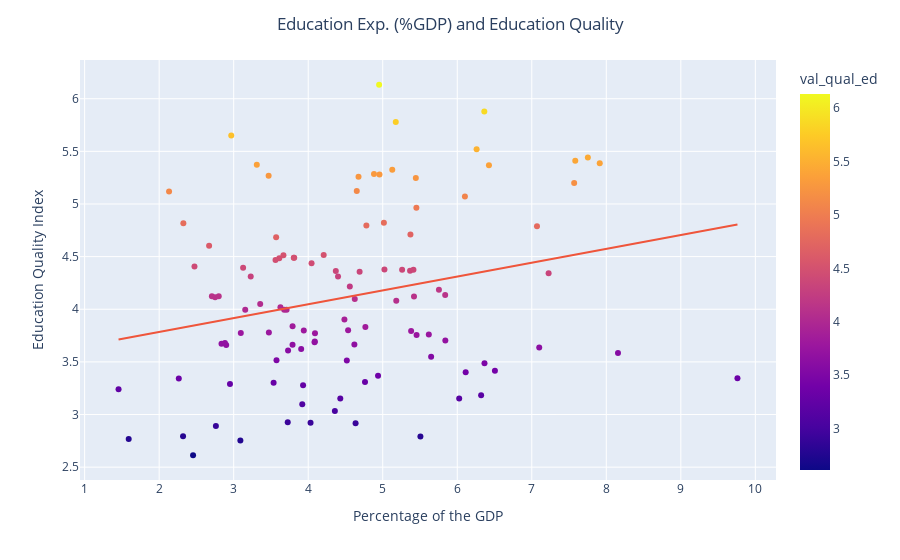

Write notebook code for a chart like this one.
### Code cell
fig = px.scatter(data_frame=df_gdp_qual_2017,x='edu_pcnt_gdp',y='val_qual_ed',hover_name='country_name',color='val_qual_ed', trendline='ols')
fig.update_layout(
    title={
        'text': "Education Exp. (%GDP) and Education Quality",
        'x':0.5,
        'xanchor': 'center'},
    xaxis_title="Percentage of the GDP",
    yaxis_title="Education Quality Index"
)
fig.show()

### Figure 1 — Plotly figure (JSON) as saved in the notebook; plotly's stock layout.template omitted (floating-point values rounded to 4 significant figures)
{"data": [{"hovertemplate": "<b>%{hovertext}</b><br><br>edu_pcnt_gdp=%{x}<br>val_qual_ed=%{marker.color}<extra></extra>", "hovertext": ["Republic of Albania", "Argentine Republic", "Republic of Armenia", "Commonwealth of Australia", "Republic of Austria", "Republic of Azerbaijan", "Republic of Burundi", "Kingdom of Belgium", "Republic of Benin", "Republic of Bulgaria", "Kingdom of Bahrain", "Federative Republic of Brazil", "Kingdom of Bhutan", "Republic of Botswana", "Switzerland", "Republic of Chile", "People's Republic of China", "Republic of Cameroon", "Democratic Republic of the Congo", "Republic of Colombia", "Republic of Cabo Verde", "Republic of Costa Rica", "Republic of Cyprus", "Czech Republic", "Federal Republic of Germany", "Kingdom of Denmark", "Dominican Republic", "People's Democratic Republic of Algeria", "Kingdom of Spain", "Republic of Estonia", "Federal Democratic Republic of Ethiopia", "Republic of Finland", "French Republic", "United Kingdom of Great Britain and Northern Ireland", "Georgia", "Republic of Ghana", "Republic of Guinea", "Hellenic Republic", "Republic of Guatemala", "Hong Kong Special Administrative Region of the People's Republic of China", "Republic of Honduras", "Republic of Croatia", "Republic of Haiti", "Hungary", "Republic of Indonesia", "Ireland", "Islamic Republic of Iran", "Republic of Iceland", "State of Israel", "Italian Republic", "Jamaica", "Hashemite Kingdom of Jordan", "Republic of Kazakhstan", "Republic of Kenya", "Kyrgyz Republic", "State of Kuwait", "Lebanese Republic", "Republic of Liberia", "Democratic Socialist Republic of Sri Lanka", "Kingdom of Lesotho", "Republic of Lithuania", "Grand Duchy of Luxembourg", "Republic of Latvia", "Republic of Moldova", "Republic of Madagascar", "United Mexican States", "Republic of Mali", "Republic of Malta", "Mongolia", "Republic of Mozambique", "Republic of Mauritius", "Republic of Malawi", "Malaysia", "Republic of Namibia", "Republic of Nicaragua", "Kingdom of the Netherlands", "Kingdom of Norway", "Nepal", "New Zealand", "Sultanate of Oman", "Islamic Republic of Pakistan", "Republic of Panama", "Republic of Peru", "Republic of the Philippines", "Republic of Poland", "Portuguese Republic", "Republic of Paraguay", "State of Qatar", "Romania", "Russian Federation", "Republic of Rwanda", "Republic of Senegal", "Republic of Sierra Leone", "Republic of El Salvador", "Republic of Serbia", "Slovak Republic", "Republic of Slovenia", "Kingdom of Sweden", "Republic of Seychelles", "Republic of Chad", "Kingdom of Thailand", "Republic of Tajikistan", "Republic of Trinidad and Tobago", "United Republic of Tanzania", "Republic of Uganda", "Ukraine", "Oriental Republic of Uruguay", "Socialist Republic of Vietnam", "Republic of South Africa", "Republic of Zambia", "Republic of Zimbabwe"], "legendgroup": "", "marker": {"color": [4.486, 3.757, 4.123, 5.325, 4.71, 4.406, 3.31, 5.367, 3.303, 3.773, 4.817, 3.183, 4.341, 3.636, 6.133, 4.122, 4.514, 3.995, 3.241, 3.8, 4.08, 4.788, 4.184, 4.489, 5.284, 5.441, 3.097, 3.417, 4.515, 5.281, 3.549, 5.878, 4.963, 5.246, 3.515, 4.019, 2.795, 3.778, 3.29, 5.372, 3.369, 3.622, 2.768, 3.664, 4.603, 5.269, 3.838, 5.411, 5.072, 4.438, 4.375, 4.312, 4.113, 4.365, 3.152, 3.486, 5.119, 2.892, 4.124, 3.584, 4.489, 4.684, 4.364, 3.76, 3.672, 3.512, 3.664, 5.124, 3.693, 2.79, 4.377, 2.923, 5.258, 3.345, 3.032, 5.779, 5.386, 3.831, 5.519, 3.703, 3.66, 3.68, 3.277, 4.312, 4.217, 4.821, 2.754, 5.651, 3.774, 4.356, 4.394, 4.097, 2.917, 2.928, 3.996, 3.799, 4.796, 5.199, 3.995, 2.613, 4.051, 4.135, 4.469, 3.151, 3.343, 4.374, 3.902, 3.687, 3.402, 3.609, 3.793], "coloraxis": "coloraxis", "symbol": "circle"}, "mode": "markers", "name": "", "orientation": "v", "showlegend": false, "type": "scatter", "x": [3.612, 5.454, 2.708, 5.128, 5.372, 2.474, 4.762, 6.425, 3.536, 4.091, 2.325, 6.32, 7.226, 7.1, 4.952, 5.42, 3.667, 3.155, 1.455, 4.536, 5.182, 7.07, 5.754, 3.806, 4.883, 7.752, 3.92, 6.505, 4.208, 4.956, 5.65, 6.363, 5.452, 5.444, 3.574, 3.627, 2.32, 3.472, 2.95, 3.31, 4.937, 3.906, 1.591, 4.62, 2.67, 3.469, 3.79, 7.584, 6.103, 4.045, 5.26, 3.229, 2.751, 5.367, 6.026, 6.365, 2.133, 2.761, 2.799, 8.157, 3.812, 3.57, 4.37, 5.618, 2.836, 4.518, 3.79, 4.652, 4.089, 5.506, 5.023, 4.031, 4.675, 9.76, 4.358, 5.175, 7.912, 4.767, 6.26, 5.84, 2.9, 2.882, 3.931, 4.4, 4.558, 5.016, 3.09, 2.967, 3.095, 4.69, 3.126, 4.625, 4.636, 3.725, 3.71, 3.941, 4.781, 7.569, 3.677, 2.455, 3.356, 5.838, 3.561, 4.431, 2.263, 5.412, 4.486, 4.086, 6.113, 3.73, 5.381], "xaxis": "x", "y": [4.486, 3.757, 4.123, 5.325, 4.71, 4.406, 3.31, 5.367, 3.303, 3.773, 4.817, 3.183, 4.341, 3.636, 6.133, 4.122, 4.514, 3.995, 3.241, 3.8, 4.08, 4.788, 4.184, 4.489, 5.284, 5.441, 3.097, 3.417, 4.515, 5.281, 3.549, 5.878, 4.963, 5.246, 3.515, 4.019, 2.795, 3.778, 3.29, 5.372, 3.369, 3.622, 2.768, 3.664, 4.603, 5.269, 3.838, 5.411, 5.072, 4.438, 4.375, 4.312, 4.113, 4.365, 3.152, 3.486, 5.119, 2.892, 4.124, 3.584, 4.489, 4.684, 4.364, 3.76, 3.672, 3.512, 3.664, 5.124, 3.693, 2.79, 4.377, 2.923, 5.258, 3.345, 3.032, 5.779, 5.386, 3.831, 5.519, 3.703, 3.66, 3.68, 3.277, 4.312, 4.217, 4.821, 2.754, 5.651, 3.774, 4.356, 4.394, 4.097, 2.917, 2.928, 3.996, 3.799, 4.796, 5.199, 3.995, 2.613, 4.051, 4.135, 4.469, 3.151, 3.343, 4.374, 3.902, 3.687, 3.402, 3.609, 3.793], "yaxis": "y"}, {"hovertemplate": "<b>OLS trendline</b><br>val_qual_ed = 0.13161 * edu_pcnt_gdp + 3.52097<br>R<sup>2</sup>=0.061059<br><br>edu_pcnt_gdp=%{x}<br>val_qual_ed=%{y} <b>(trend)</b><extra></extra>", "legendgroup": "", "marker": {"symbol": "circle"}, "mode": "lines", "name": "", "showlegend": false, "type": "scatter", "x": [1.455, 1.591, 2.133, 2.263, 2.32, 2.325, 2.455, 2.474, 2.67, 2.708, 2.751, 2.761, 2.799, 2.836, 2.882, 2.9, 2.95, 2.967, 3.09, 3.095, 3.126, 3.155, 3.229, 3.31, 3.356, 3.469, 3.472, 3.536, 3.561, 3.57, 3.574, 3.612, 3.627, 3.667, 3.677, 3.71, 3.725, 3.73, 3.79, 3.79, 3.806, 3.812, 3.906, 3.92, 3.931, 3.941, 4.031, 4.045, 4.086, 4.089, 4.091, 4.208, 4.358, 4.37, 4.4, 4.431, 4.486, 4.518, 4.536, 4.558, 4.62, 4.625, 4.636, 4.652, 4.675, 4.69, 4.762, 4.767, 4.781, 4.883, 4.937, 4.952, 4.956, 5.016, 5.023, 5.128, 5.175, 5.182, 5.26, 5.367, 5.372, 5.381, 5.412, 5.42, 5.444, 5.452, 5.454, 5.506, 5.618, 5.65, 5.754, 5.838, 5.84, 6.026, 6.103, 6.113, 6.26, 6.32, 6.363, 6.365, 6.425, 6.505, 7.07, 7.1, 7.226, 7.569, 7.584, 7.752, 7.912, 8.157, 9.76], "xaxis": "x", "y": [3.712, 3.73, 3.802, 3.819, 3.826, 3.827, 3.844, 3.847, 3.872, 3.877, 3.883, 3.884, 3.889, 3.894, 3.9, 3.903, 3.909, 3.912, 3.928, 3.928, 3.932, 3.936, 3.946, 3.957, 3.963, 3.978, 3.978, 3.986, 3.99, 3.991, 3.991, 3.996, 3.998, 4.004, 4.005, 4.009, 4.011, 4.012, 4.02, 4.02, 4.022, 4.023, 4.035, 4.037, 4.038, 4.04, 4.052, 4.053, 4.059, 4.059, 4.059, 4.075, 4.094, 4.096, 4.1, 4.104, 4.111, 4.116, 4.118, 4.121, 4.129, 4.13, 4.131, 4.133, 4.136, 4.138, 4.148, 4.148, 4.15, 4.164, 4.171, 4.173, 4.173, 4.181, 4.182, 4.196, 4.202, 4.203, 4.213, 4.227, 4.228, 4.229, 4.233, 4.234, 4.237, 4.238, 4.239, 4.246, 4.26, 4.265, 4.278, 4.289, 4.29, 4.314, 4.324, 4.326, 4.345, 4.353, 4.358, 4.359, 4.367, 4.377, 4.451, 4.455, 4.472, 4.517, 4.519, 4.541, 4.562, 4.595, 4.805], "yaxis": "y"}], "layout": {"coloraxis": {"colorbar": {"title": {"text": "val_qual_ed"}}, "colorscale": [[0, "#0d0887"], [0.1111, "#46039f"], [0.2222, "#7201a8"], [0.3333, "#9c179e"], [0.4444, "#bd3786"], [0.5556, "#d8576b"], [0.6667, "#ed7953"], [0.7778, "#fb9f3a"], [0.8889, "#fdca26"], [1, "#f0f921"]]}, "legend": {"tracegroupgap": 0}, "margin": {"t": 60}, "title": {"text": "Education Exp. (%GDP) and Education Quality", "x": 0.5, "xanchor": "center"}, "xaxis": {"anchor": "y", "domain": [0, 1], "title": {"text": "Percentage of the GDP"}}, "yaxis": {"anchor": "x", "domain": [0, 1], "title": {"text": "Education Quality Index"}}}}
